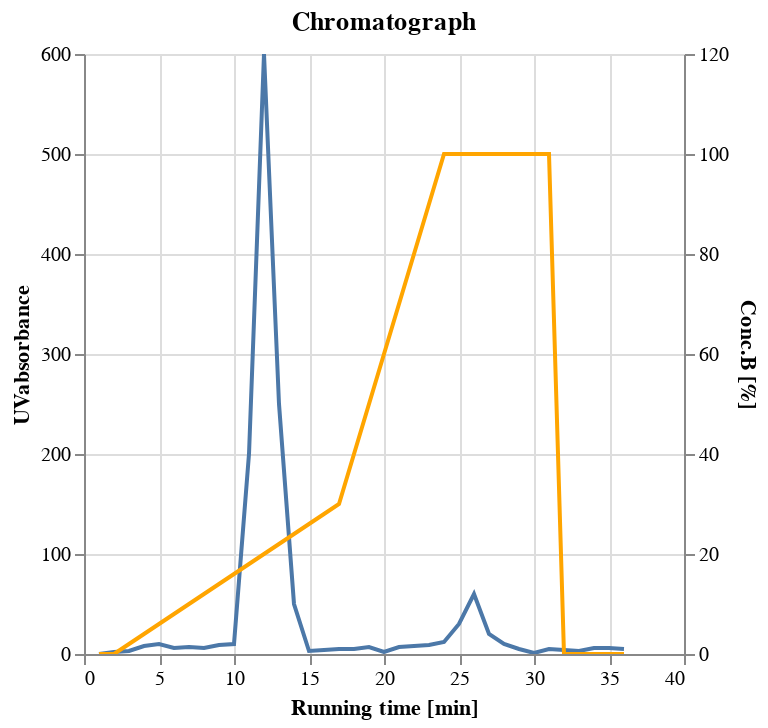

Here is the notebook cell this chart was saved with:
### Code cell
chart = get_chart2(dataframe)
chart

### Figure 1 — Vega-Lite specification as saved in the notebook (floating-point values rounded to 4 significant figures)
{"config": {"view": {"continuousWidth": 300, "continuousHeight": 300}}, "layer": [{"layer": [{"mark": {"type": "line"}, "encoding": {"x": {"field": "time", "title": "Running time [min]", "type": "quantitative"}, "y": {"field": "UVabsorbance", "type": "quantitative"}}, "name": "view_84", "title": "Chromatograph"}, {"mark": {"type": "circle", "size": 65}, "encoding": {"x": {"field": "time", "title": "Running time [min]", "type": "quantitative"}, "y": {"field": "UVabsorbance", "type": "quantitative"}}, "title": "Chromatograph", "transform": [{"filter": {"param": "param_92", "empty": false}}]}, {"mark": {"type": "rule"}, "encoding": {"opacity": {"condition": {"param": "param_92", "value": 0.3, "empty": false}, "value": 0}, "tooltip": [{"field": "time", "title": "Time", "type": "quantitative"}, {"field": "UVabsorbance", "title": "UVabs.", "type": "quantitative"}, {"field": "concB", "title": "Conc.B [%]", "type": "quantitative"}]}, "name": "view_83"}]}, {"mark": {"type": "line", "color": "orange"}, "encoding": {"x": {"field": "time2", "title": "", "type": "quantitative"}, "y": {"field": "concB", "scale": {"domain": [0, 120]}, "title": "Conc.B [%]", "type": "quantitative"}}, "title": "Chromatograph"}], "data": {"name": "data-7a4522afdbebe2ac08097211cfb34c5a"}, "params": [{"name": "param_92", "select": {"type": "point", "fields": ["time"], "nearest": true, "on": "mouseover"}, "views": ["view_83"]}, {"name": "param_93", "select": {"type": "interval", "encodings": ["x", "y"]}, "bind": "scales", "views": ["view_84"]}], "resolve": {"scale": {"y": "independent"}}, "$schema": "https://vega.github.io/schema/vega-lite/v5.8.0.json", "datasets": {"data-7a4522afdbebe2ac08097211cfb34c5a": [{"time": 1, "UVabsorbance": 0, "time2": 1, "concB": 0}, {"time": 2, "UVabsorbance": 2, "time2": 2, "concB": 0}, {"time": 3, "UVabsorbance": 3, "time2": 3, "concB": 2}, {"time": 4, "UVabsorbance": 8, "time2": 4, "concB": 4}, {"time": 5, "UVabsorbance": 10, "time2": 5, "concB": 6}, {"time": 6, "UVabsorbance": 6, "time2": 6, "concB": 8}, {"time": 7, "UVabsorbance": 7, "time2": 7, "concB": 10}, {"time": 8, "UVabsorbance": 6, "time2": 8, "concB": 12}, {"time": 9, "UVabsorbance": 9, "time2": 9, "concB": 14}, {"time": 10, "UVabsorbance": 10, "time2": 10, "concB": 16}, {"time": 11, "UVabsorbance": 200, "time2": 11, "concB": 18}, {"time": 12, "UVabsorbance": 600, "time2": 12, "concB": 20}, {"time": 13, "UVabsorbance": 250, "time2": 13, "concB": 22}, {"time": 14, "UVabsorbance": 50, "time2": 14, "concB": 24}, {"time": 15, "UVabsorbance": 3, "time2": 15, "concB": 26}, {"time": 16, "UVabsorbance": 4, "time2": 16, "concB": 28}, {"time": 17, "UVabsorbance": 5, "time2": 17, "concB": 30}, {"time": 18, "UVabsorbance": 5, "time2": 18, "concB": 40}, {"time": 19, "UVabsorbance": 7, "time2": 19, "concB": 50}, {"time": 20, "UVabsorbance": 2, "time2": 20, "concB": 60}, {"time": 21, "UVabsorbance": 7, "time2": 21, "concB": 70}, {"time": 22, "UVabsorbance": 8, "time2": 22, "concB": 80}, {"time": 23, "UVabsorbance": 9, "time2": 23, "concB": 90}, {"time": 24, "UVabsorbance": 12, "time2": 24, "concB": 100}, {"time": 25, "UVabsorbance": 30, "time2": 25, "concB": 100}, {"time": 26, "UVabsorbance": 60, "time2": 26, "concB": 100}, {"time": 27, "UVabsorbance": 20, "time2": 27, "concB": 100}, {"time": 28, "UVabsorbance": 10, "time2": 28, "concB": 100}, {"time": 29, "UVabsorbance": 5, "time2": 29, "concB": 100}, {"time": 30, "UVabsorbance": 1, "time2": 30, "concB": 100}, {"time": 31, "UVabsorbance": 5, "time2": 31, "concB": 100}, {"time": 32, "UVabsorbance": 4, "time2": 32, "concB": 0}, {"time": 33, "UVabsorbance": 3, "time2": 33, "concB": 0}, {"time": 34, "UVabsorbance": 6, "time2": 34, "concB": 0}, {"time": 35, "UVabsorbance": 6, "time2": 35, "concB": 0}, {"time": 36, "UVabsorbance": 5, "time2": 36, "concB": 0}]}}
